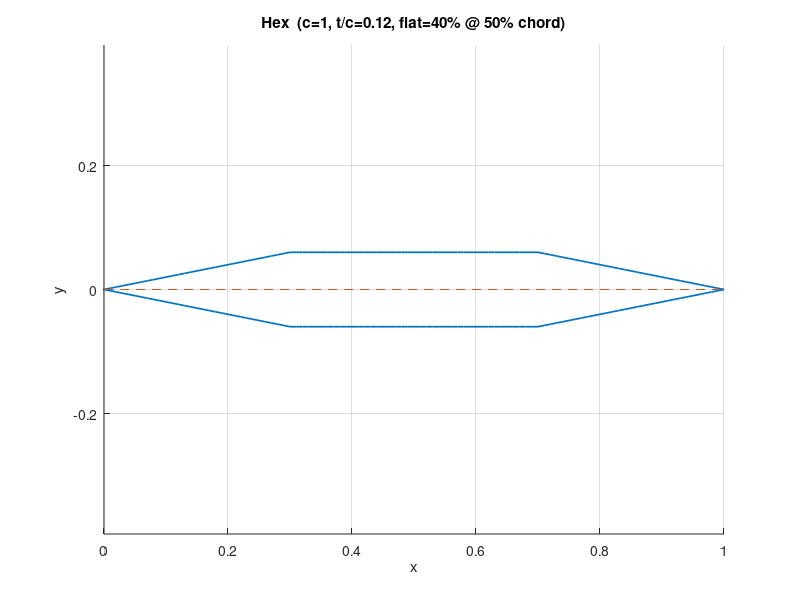

Write the MATLAB code that produced this figure.
function [xy, params] = hex_airfoil(varargin)
% HEX_AIRFOIL  Generate, plot, and export a hexagonal airfoil.
%
%   [XY, PARAMS] = HEX_AIRFOIL('Chord', 1.0, 'TOverC', 0.12, ...
%       'FlatRatio', 0.40, 'FlatCenter', 0.50, 'Npts', 201, ...
%       'NormalizeToChord', false, 'Plot', true)
%
% Parameters (Name-Value pairs):
%   'Chord'           : Chord length c (default 1.0).
%   'TOverC'          : Maximum thickness as a fraction of chord (default 0.12).
%                       Max thickness occurs on the flat region; total thickness = TOverC * Chord.
%   'FlatRatio'       : Flat length as a fraction of chord (0 < FlatRatio < 1). (default 0.40)
%                       This is the length of the flat segment on both top and bottom.
%   'FlatCenter'      : Location of the *center* of the flat as a fraction of chord (0..1). (default 0.50)
%                       0 = leading edge, 1 = trailing edge. Flat is centered here.
%   'Npts'            : Total number of output points including the repeated TE point (default 201).
%                       Points start at TE, go over the upper surface to LE, then lower surface back to TE.
%   'NormalizeToChord': If true, writes x/c and y/c to the .dat file (default false -> absolute units).
%   'Plot'            : If true, plots the airfoil (default true).
%
% Returns:
%   XY     : [N x 2] array of (x,y) coordinates ordered for XFOIL (TE->upper->LE->lower->TE).
%   PARAMS : Struct of resolved parameters.
%
% Geometry model:
%   - Sharp LE (x=0) and TE (x=c).
%   - Three segments per surface:
%       LE wedge: linear rise from thickness 0 at x=0 to +/-(t/2) at x = x1
%       Flat    : constant +/-(t/2) between x1 and x2
%       TE wedge: linear drop from +/-(t/2) at x = x2 to 0 at x = c
%   - x1 and x2 are set by FlatRatio and FlatCenter.
%
% Notes:
%   - XFOIL ordering: starts at TE (x=c, y=0), counter-clockwise, ends at TE.
%   - If FlatRatio ~ 0, the shape becomes a diamond / double wedge (no flat). If ~1, it becomes a rectangle
%     with vanishing wedges—both are handled with guards.
%
% Example calls:
%   hex_airfoil('Chord',1,'TOverC',0.12,'FlatRatio',0.40,'FlatCenter',0.50,...
%               'Npts',241);
%   hex_airfoil('Chord',0.5,'TOverC',0.18,'FlatRatio',0.25,'FlatCenter',0.45,...
%               'NormalizeToChord',true);
%   [xy, P] = hex_airfoil('TOverC',0.10,'FlatRatio',0.60,'Npts',301,'Plot',false);
%

% -------- Parse inputs --------
p = inputParser;
addParameter(p, 'Chord', 1.0, @(x)isnumeric(x)&&isscalar(x)&&x>0);
addParameter(p, 'TOverC', 0.12, @(x)isnumeric(x)&&isscalar(x)&&x>0&&x<1);
addParameter(p, 'FlatRatio', 0.40, @(x)isnumeric(x)&&isscalar(x)&&x>=0&&x<=1);
addParameter(p, 'FlatCenter', 0.50, @(x)isnumeric(x)&&isscalar(x)&&x>=0&&x<=1);
addParameter(p, 'Npts', 201, @(x)isnumeric(x)&&isscalar(x)&&x>=8&&mod(round(x),1)==0);
addParameter(p, 'NormalizeToChord', false, @(x)islogical(x)||ismember(x,[0 1]));
addParameter(p, 'Plot', true, @(x)islogical(x)||ismember(x,[0 1]));
parse(p, varargin{:});
P = p.Results;

c     = P.Chord;
t     = P.TOverC * c;
FR    = min(max(P.FlatRatio,0),1);
xctr  = P.FlatCenter * c;
tol   = 1e-9;

% -------- Point budgeting (per-surface count) --------
N_total = round(P.Npts);
N_side  = max(floor((N_total - 1)/2) + 1, 6);   % points along TE->LE (upper), incl both ends

% -------- Build per-case geometry --------
if FR <= tol
    % Logic for DOUBLE-WEDGE (diamond)
    xpk = max(0, min(c, xctr));           % apex location
    le_len = xpk;                          % 0 -> xpk
    te_len = c - xpk;                      % xpk -> c
    prop   = [te_len, le_len] / max(te_len + le_len, eps);  % [TE wedge, LE wedge]
    counts = max([2 2], round(prop * (N_side + 1)));        % +1 slack
    target = N_side + 1;
    while sum(counts) ~= target
        diffCt = sum(counts) - target;
        if diffCt > 0
            [~, idx] = max(counts); if counts(idx) > 2, counts(idx) = counts(idx) - 1; end
        else
            [~, idx] = max(prop); counts(idx) = counts(idx) + 1;
        end
    end
    n_te = counts(1); n_le = counts(2);

    % Upper (TE -> apex -> LE)
    xu_te = linspace(c, xpk, n_te);
    yu_te = (t/2) * (c - xu_te) / max(c - xpk, eps);

    xu_le = linspace(xpk, 0, n_le);
    yu_le = (t/2) * (xu_le) / max(xpk, eps);

    xu = [xu_te, xu_le(2:end)];
    yu = [yu_te, yu_le(2:end)];

    % Lower (LE -> apex -> TE)
    xl_le = linspace(0, xpk, n_le);
    yl_le = -(t/2) * (xl_le) / max(xpk, eps);

    xl_te = linspace(xpk, c, n_te);
    yl_te = -(t/2) * (c - xl_te) / max(c - xpk, eps);

    xl = [xl_le, xl_te(2:end)];
    yl = [yl_le, yl_te(2:end)];

    x1 = xpk; x2 = xpk; flatL = 0;

elseif FR >= 1 - tol
    % Logic for RECTANGULAR
    % Upper: straight line y = +t/2 from TE->LE
    xu = linspace(c, 0, N_side);
    yu = (t/2) * ones(size(xu));

    % Lower: straight line y = -t/2 from LE->TE
    xl = linspace(0, c, N_side);
    yl = -(t/2) * ones(size(xl));

    x1 = 0; x2 = c; flatL = c;

else
    % Logic for HEX (flat + wedges)
    flatL = FR * c;
    x1 = max(0, min(c, xctr - flatL/2));
    x2 = max(0, min(c, xctr + flatL/2));

    le_len   = x1 - 0;
    flat_len = x2 - x1;
    te_len   = c - x2;
    total_side = le_len + flat_len + te_len;
    if total_side <= 0, error('Degenerate geometry.'); end

    prop   = [te_len, flat_len, le_len] / total_side;
    counts = max([2 2 2], round(prop * (N_side + 2)));
    target = N_side + 2;
    while sum(counts) ~= target
        diffCt = sum(counts) - target;
        if diffCt > 0
            [~, idx] = max(counts);
            if counts(idx) > 2, counts(idx) = counts(idx) - 1; end
        else
            [~, idx] = max(prop); counts(idx) = counts(idx) + 1;
        end
    end
    n_te = counts(1); n_fl = counts(2); n_le = counts(3);

    % Upper (TE -> flat -> LE)
    xu_te = linspace(c, x2, n_te);
    yu_te = (t/2) * (c - xu_te) / max(c - x2, eps);

    xu_fl = linspace(x2, x1, n_fl);
    yu_fl = (t/2) * ones(size(xu_fl));

    xu_le = linspace(x1, 0, n_le);
    yu_le = (t/2) * (xu_le / max(x1, eps));

    xu = [xu_te,  xu_fl(2:end),  xu_le(2:end)];
    yu = [yu_te,  yu_fl(2:end),  yu_le(2:end)];

    % Lower (LE -> flat -> TE)
    xl_le = linspace(0, x1, n_le);
    yl_le = -(t/2) * (xl_le / max(x1, eps));

    xl_fl = linspace(x1, x2, n_fl);
    yl_fl = -(t/2) * ones(size(xl_fl));

    xl_te = linspace(x2, c, n_te);
    yl_te = -(t/2) * (c - xl_te) / max(c - x2, eps);

    xl = [xl_le,  xl_fl(2:end),  xl_te(2:end)];
    yl = [yl_le,  yl_fl(2:end),  yl_te(2:end)];
end

% -------------------- Assemble full XFOIL ordering --------------------
% Start at TE (upper path already starts at TE) -> ... -> LE,
% then lower path from LE to TE (skip duplicate LE), end at TE (duplicate allowed).
if FR >= 1 - tol
    % Rectangular: include both LE and TE vertical edges in the file
    % Upper runs: (c,+t/2) -> (0,+t/2)
    % Lower runs: (0,-t/2) -> (c,-t/2)
    x = [xu, xl];                 % KEEP xl(1) so we have (0,-t/2)
    y = [yu, yl];

    % close at TE by returning to the first point (c,+t/2)
    x(end+1) = c; 
    y(end+1) = +t/2;
else
    % Hex / double-wedge: skip duplicate LE point as usual
    x = [xu, xl(2:end)];
    y = [yu, yl(2:end)];
    if x(end) ~= x(1) || y(end) ~= y(1)
        x(end+1) = x(1); 
        y(end+1) = y(1);
    end
end
xy = [x(:), y(:)];

% Optional normalization for file export
xy_out = xy;
if P.NormalizeToChord
    xy_out = xy / c;
end

% -------------------- Plot --------------------
if P.Plot
    figure('Color',[1 1 1]); hold on;
    plot(xy(:,1), xy(:,2), '-', 'LineWidth', 1.25);
    plot([0 c],[0 0],'--');
    axis equal; grid on;
    xlabel('x'); ylabel('y');
    if FR <= tol
        ttl = sprintf('Double-Wedge  (c=%.3g, t/c=%.3g, apex=%.0f%% chord)', c, P.TOverC, (xctr/c)*100);
    elseif FR >= 1 - tol
        ttl = sprintf('Rectangular  (c=%.3g, t/c=%.3g)', c, P.TOverC);
    else
        ttl = sprintf('Hex  (c=%.3g, t/c=%.3g, flat=%.0f%% @ %.0f%% chord)', c, P.TOverC, (flatL/c)*100, (xctr/c)*100);
    end
    title(ttl);
end

% -------------------- Write .dat file --------------------
fid = fopen('HEXAirfoil.dat', 'w');
if fid < 0, error('Could not open HEXAirfoil.dat for writing.'); end
cleaner = onCleanup(@() fclose(fid));
fprintf(fid, '%.8f %.8f\n', xy_out.');

% -------------------- Output params --------------------
params = struct();
params.Chord            = c;
params.TOverC           = P.TOverC;
params.MaxThickness     = t;
params.FlatRatio        = FR;
params.FlatLength       = flatL;
params.FlatCenter       = P.FlatCenter;
params.Npts             = size(xy,1);
params.NormalizeToChord = logical(P.NormalizeToChord);
params.Case             = ternary(FR<=tol,'double-wedge', ternary(FR>=1-tol,'rectangular','hex'));
params.FlatX1           = x1;    % for double-wedge x1=x2=xpk; for rect x1=0, x2=c
params.FlatX2           = x2;
end

function out = ternary(cond,a,b)
if cond, out = a; else, out = b; end
end
